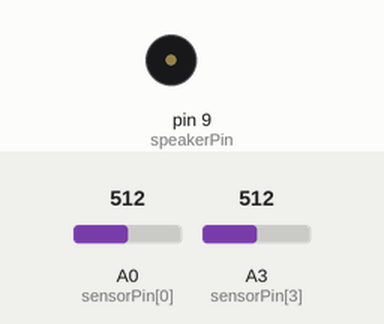
A sketch run on a simulated Arduino Uno, built with avr-gcc and run on an emulated ATmega328P. Parts: buzzer (waves = sounding). Inputs (shaded band) come from the test bench; at power-on: A0 (sensorPin[0]) = 512, A3 (sensorPin[3]) = 512.

Above: at 1.2 s.
1.3 s: A0 (sensorPin[0]) set to 310
2.8 s: A0 (sensorPin[0]) set to 287
5.8 s: A3 (sensorPin[3]) set to 0
At 6.6 s:
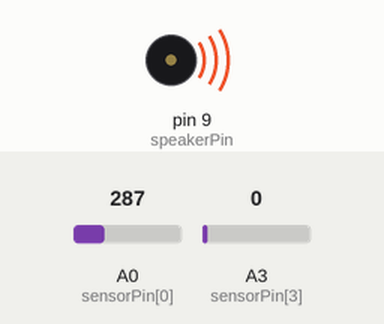
7.4 s: A3 (sensorPin[3]) set to 1023
At 10.3 s:
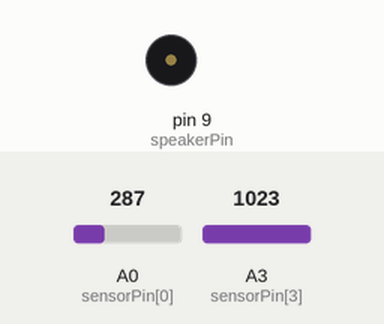
10.4 s: A3 (sensorPin[3]) set to 511
11.9 s: A3 (sensorPin[3]) set to 716
Timing chart, 0 to 14.9 s (numbered marks = the images above; inputs shaded):
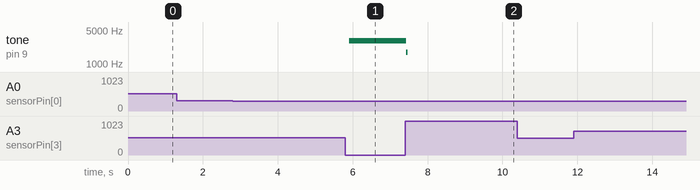

The sketch:

PlantSonification.ino
```cpp
/*  Script to sonify plants as they are touched by Keston
 *  Make two leads with nails on one end and pins on the other
 *  Place the nails in the soil and the pins analog in A0 and A3
 *  Attach two leads to a speaker or audio cable
 *  Speaker [+] to digital out pin 9 [-] to GND
 */

int sensorPin[] = {A0,A1,A2,A3,A4,A5};    // array of sensors
int sensorValue[] = {0,0,0,0,0,0};  // variable to store the value coming from the sensor
int speakerPin = 9;

const int numReadings = 10;
int readings[numReadings];      // the readings from an analog input
int readIndex = 0;              // the index of the current reading
int total = 0;                  // the running total
int average = 0;                // the average

void setup() {
  // declare speakerPin as an OUTPUT:
  pinMode(speakerPin, OUTPUT);
  // Needed to display values, comment when no longer needed
  Serial.begin(9600);
}

void loop() {
  // read the values from the sensors:
  sensorValue[0] = analogRead(sensorPin[0]);
  sensorValue[3] = analogRead(sensorPin[3]);

  // This code smooths pin 0 data into a var
  // called average
  // subtract the last reading:
  total = total - readings[readIndex];
  // read from the sensor:
  readings[readIndex] = sensorValue[0];
  // add the reading to the total:
  total = total + readings[readIndex];
  // advance to the next position in the array:
  readIndex = readIndex + 1;
  // if we're at the end of the array...
  if (readIndex >= numReadings) {
    // ...wrap around to the beginning:
    readIndex = 0;
  }
  // calculate the average:
  average = total / numReadings;

// Generate a delay between writing to the digital outs
//  int del = map(sensorValue[3],0,1023,map(sensorValue[0],0,1023,1,20),1043);
  int del = floor(sensorValue[3]*0.25);
//  int del = average;
//  int del = 100;

  // set a threshold for making sound
  if (sensorValue[0] < 300) {
  //  int dur = map(sensorValue[3],0,1023,5,205);
  //   for ( long i = 0; i < dur; ++i ) {
        int tone = map(sensorValue[3],0,1023,0,10000);
//        int tone = sensorValue[3];
        digitalWrite(speakerPin, HIGH);
        delayMicroseconds(tone);
        digitalWrite(speakerPin, LOW);
        delayMicroseconds(tone);
  //   }

  }
//  Serial.print("Pin 0: ");
//  Serial.print(sensorValue[0]);
//  Serial.print(" Pin 3: ");
//  Serial.println(sensorValue[3]);
//  Serial.print("Average: ");
//  Serial.println(average);
  delay(del);
}

void playTone(int tone, int duration) {
  for (long i = 0; i < duration * 1000L; i += tone * 2) {
    digitalWrite(speakerPin, HIGH);
    delayMicroseconds(tone);
    digitalWrite(speakerPin, LOW);
    delayMicroseconds(tone);
  }
}
```

Measured:
- after the input at 1.3 s, every drawn part: stays the same
- after the input at 5.8 s, tone on pin 9 (speakerPin): silent → 2975 Hz after 0.11 s
- after the input at 7.4 s, tone on pin 9 (speakerPin): 2975 Hz → 1727 Hz at once, → silent 0.04 s later
